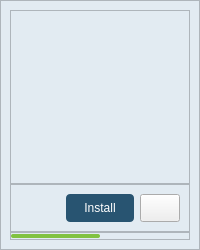
                    <widget class="QFrame" name="data_app">
                     <property name="sizePolicy">
                      <sizepolicy hsizetype="Fixed" vsizetype="Fixed">
                       <horstretch>0</horstretch>
                       <verstretch>0</verstretch>
                      </sizepolicy>
                     </property>
                     <property name="minimumSize">
                      <size>
                       <width>180</width>
                       <height>250</height>
                      </size>
                     </property>
                     <property name="styleSheet">
                      <string notr="true">QFrame{background-color: rgb(226, 235, 242);
}
#data_app.QFrame:hover{
	background-color: rgb(216, 228, 238);
}</string>
                     </property>
                     <property name="frameShape">
                      <enum>QFrame::StyledPanel</enum>
                     </property>
                     <property name="frameShadow">
                      <enum>QFrame::Raised</enum>
                     </property>
                     <layout class="QVBoxLayout" name="verticalLayout_16">
                      <property name="spacing">
                       <number>0</number>
                      </property>
                      <property name="leftMargin">
                       <number>9</number>
                      </property>
                      <property name="topMargin">
                       <number>9</number>
                      </property>
                      <property name="rightMargin">
                       <number>9</number>
                      </property>
                      <property name="bottomMargin">
                       <number>9</number>
                      </property>
                      <item>
                       <widget class="QFrame" name="app_info_4">
                        <property name="styleSheet">
                         <string notr="true">image: url(:/icon/images/logo/Quest_Datamanager_Logo_RGB.png);</string>
                        </property>
                        <property name="frameShape">
                         <enum>QFrame::StyledPanel</enum>
                        </property>
                        <property name="frameShadow">
                         <enum>QFrame::Raised</enum>
                        </property>
                       </widget>
                      </item>
                      <item>
                       <widget class="QFrame" name="app_control_4">
                        <property name="sizePolicy">
                         <sizepolicy hsizetype="Preferred" vsizetype="Fixed">
                          <horstretch>0</horstretch>
                          <verstretch>0</verstretch>
                         </sizepolicy>
                        </property>
                        <property name="minimumSize">
                         <size>
                          <width>0</width>
                          <height>40</height>
                         </size>
                        </property>
                        <property name="frameShape">
                         <enum>QFrame::StyledPanel</enum>
                        </property>
                        <property name="frameShadow">
                         <enum>QFrame::Raised</enum>
                        </property>
                        <layout class="QHBoxLayout" name="horizontalLayout_27">
                         <item>
                          <widget class="QPushButton" name="app_about_button_4">
                           <property name="sizePolicy">
                            <sizepolicy hsizetype="Fixed" vsizetype="Fixed">
                             <horstretch>0</horstretch>
                             <verstretch>0</verstretch>
                            </sizepolicy>
                           </property>
                           <property name="minimumSize">
                            <size>
                             <width>28</width>
                             <height>28</height>
                            </size>
                           </property>
                           <property name="text">
                            <string/>
                           </property>
                           <property name="icon">
                            <iconset resource="../../../resources.qrc">
                             <normaloff>:/icon/images/icons/info_FILL0_wght200_GRAD0_opsz48(1).svg</normaloff>:/icon/images/icons/info_FILL0_wght200_GRAD0_opsz48(1).svg</iconset>
                           </property>
                           <property name="iconSize">
                            <size>
                             <width>28</width>
                             <height>28</height>
                            </size>
                           </property>
                           <property name="checkable">
                            <bool>false</bool>
                           </property>
                           <property name="flat">
                            <bool>true</bool>
                           </property>
                          </widget>
                         </item>
                         <item>
                          <widget class="QPushButton" name="manager_install_button">
                           <property name="minimumSize">
                            <size>
                             <width>0</width>
                             <height>28</height>
                            </size>
                           </property>
                           <property name="styleSheet">
                            <string notr="true">QPushButton {	
	border: none;
	color:white;
	background-color: rgb(40, 84, 113);
	padding-left: 0px;
	border-radius:4px;
}

QPushButton:hover {
	border: 2px solid rgb(129, 194, 65);
	border-radius: 4px;
}
QPushButton:pressed {	
	background-color: rgb(129, 194, 65);
	border-radius: 4px;
}
QPushButton:checked {	
	background-color: rgb(129, 194, 65);
	border-radius: 4px;
}
</string>
                           </property>
                           <property name="text">
                            <string>Install</string>
                           </property>
                           <property name="iconSize">
                            <size>
                             <width>16</width>
                             <height>16</height>
                            </size>
                           </property>
                           <property name="checkable">
                            <bool>true</bool>
                           </property>
                           <property name="checked">
                            <bool>false</bool>
                           </property>
                           <property name="flat">
                            <bool>true</bool>
                           </property>
                          </widget>
                         </item>
                         <item>
                          <widget class="QPushButton" name="app_setting_button_4">
                           <property name="sizePolicy">
                            <sizepolicy hsizetype="Fixed" vsizetype="Fixed">
                             <horstretch>0</horstretch>
                             <verstretch>0</verstretch>
                            </sizepolicy>
                           </property>
                           <property name="minimumSize">
                            <size>
                             <width>28</width>
                             <height>28</height>
                            </size>
                           </property>
                           <property name="styleSheet">
                            <string notr="true">QPushButton::menu-indicator{width:0px;}</string>
                           </property>
                           <property name="text">
                            <string/>
                           </property>
                           <property name="icon">
                            <iconset resource="../../../resources.qrc">
                             <normaloff>:/icon/images/icons/settings_FILL0_wght200_GRAD0_opsz48.png</normaloff>:/icon/images/icons/settings_FILL0_wght200_GRAD0_opsz48.png</iconset>
                           </property>
                           <property name="iconSize">
                            <size>
                             <width>28</width>
                             <height>28</height>
                            </size>
                           </property>
                           <property name="checkable">
                            <bool>false</bool>
                           </property>
                          </widget>
                         </item>
                        </layout>
                       </widget>
                      </item>
                      <item>
                       <widget class="QFrame" name="progess_4">
                        <property name="sizePolicy">
                         <sizepolicy hsizetype="Preferred" vsizetype="Fixed">
                          <horstretch>0</horstretch>
                          <verstretch>0</verstretch>
                         </sizepolicy>
                        </property>
                        <property name="minimumSize">
                         <size>
                          <width>0</width>
                          <height>8</height>
                         </size>
                        </property>
                        <property name="styleSheet">
                         <string notr="true">background-color: rgb(226, 235, 242);</string>
                        </property>
                        <property name="frameShape">
                         <enum>QFrame::StyledPanel</enum>
                        </property>
                        <property name="frameShadow">
                         <enum>QFrame::Raised</enum>
                        </property>
                        <layout class="QVBoxLayout" name="verticalLayout_18">
                         <property name="spacing">
                          <number>0</number>
                         </property>
                         <property name="leftMargin">
                          <number>0</number>
                         </property>
                         <property name="topMargin">
                          <number>0</number>
                         </property>
                         <property name="rightMargin">
                          <number>0</number>
                         </property>
                         <property name="bottomMargin">
                          <number>0</number>
                         </property>
                         <item>
                          <widget class="QProgressBar" name="data_progress_bar">
                           <property name="sizePolicy">
                            <sizepolicy hsizetype="Preferred" vsizetype="Fixed">
                             <horstretch>0</horstretch>
                             <verstretch>0</verstretch>
                            </sizepolicy>
                           </property>
                           <property name="minimumSize">
                            <size>
                             <width>0</width>
                             <height>4</height>
                            </size>
                           </property>
                           <property name="styleSheet">
                            <string notr="true">QProgressBar {
	min-height: 4px;
	max-height: 4px;
	border-radius: 2px;
}
QProgressBar::chunk {
    border-radius: 2px;
    background-color: rgb(129, 194, 65);
}</string>
                           </property>
                           <property name="value">
                            <number>50</number>
                           </property>
                           <property name="textVisible">
                            <bool>false</bool>
                           </property>
                           <property name="invertedAppearance">
                            <bool>false</bool>
                           </property>
                          </widget>
                         </item>
                        </layout>
                       </widget>
                      </item>
                     </layout>
                    </widget>
